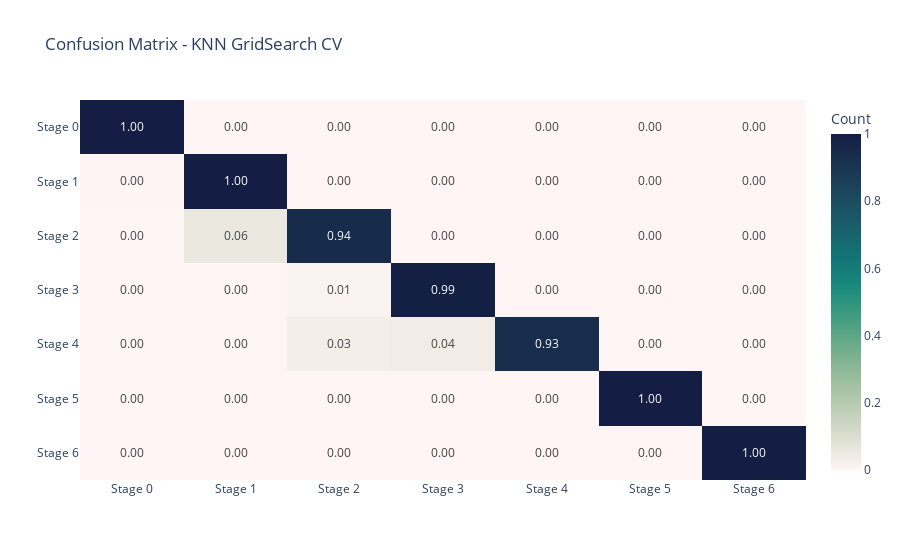

Notebook cell for this chart:
### Code cell
cm = confusion_matrix(target_true, target_pred)
cm_percent = cm.astype("float") / cm.sum(axis=1)[:, np.newaxis]

# Custom labels
labels = [f"Stage {i}" for i in range(7)]

# Create a heatmap using Plotly
fig = px.imshow(
    cm_percent,
    text_auto=".2f",
    aspect="auto",
    title="Confusion Matrix - KNN GridSearch CV",
    labels=dict(color="Count"),
    x=labels,
    y=labels,
    color_continuous_scale=px.colors.sequential.tempo,
)

fig.show()

### Figure 1 — Plotly figure (JSON) as saved in the notebook; plotly's stock layout.template omitted (floating-point values rounded to 4 significant figures)
{"data": [{"coloraxis": "coloraxis", "hovertemplate": "x: %{x}<br>y: %{y}<br>Count: %{z}<extra></extra>", "name": "0", "texttemplate": "%{z:.2f}", "type": "heatmap", "x": ["Stage 0", "Stage 1", "Stage 2", "Stage 3", "Stage 4", "Stage 5", "Stage 6"], "xaxis": "x", "y": ["Stage 0", "Stage 1", "Stage 2", "Stage 3", "Stage 4", "Stage 5", "Stage 6"], "yaxis": "y", "z": [[1, 0, 0, 0, 0, 0, 0], [0.003429, 0.9965, 7.295e-05, 0, 0, 0, 0], [0.0004377, 0.05719, 0.9424, 0, 0, 0, 0], [0.0005107, 0.0004377, 0.007806, 0.9912, 0, 0, 0], [0.0002918, 0.001167, 0.02845, 0.03648, 0.9336, 0, 0], [0.0004377, 0.0002189, 0.0004377, 0, 0.0002918, 0.9986, 0], [0.0005836, 7.295e-05, 7.295e-05, 0, 0, 0, 0.9993]]}], "layout": {"coloraxis": {"colorbar": {"title": {"text": "Count"}}, "colorscale": [[0, "rgb(254, 245, 244)"], [0.09091, "rgb(222, 224, 210)"], [0.1818, "rgb(189, 206, 181)"], [0.2727, "rgb(153, 189, 156)"], [0.3636, "rgb(110, 173, 138)"], [0.4545, "rgb(65, 157, 129)"], [0.5455, "rgb(25, 137, 125)"], [0.6364, "rgb(18, 116, 117)"], [0.7273, "rgb(25, 94, 106)"], [0.8182, "rgb(28, 72, 93)"], [0.9091, "rgb(25, 51, 80)"], [1, "rgb(20, 29, 67)"]]}, "title": {"text": "Confusion Matrix - KNN GridSearch CV"}, "xaxis": {"anchor": "y", "domain": [0, 1]}, "yaxis": {"anchor": "x", "autorange": "reversed", "domain": [0, 1]}}}
